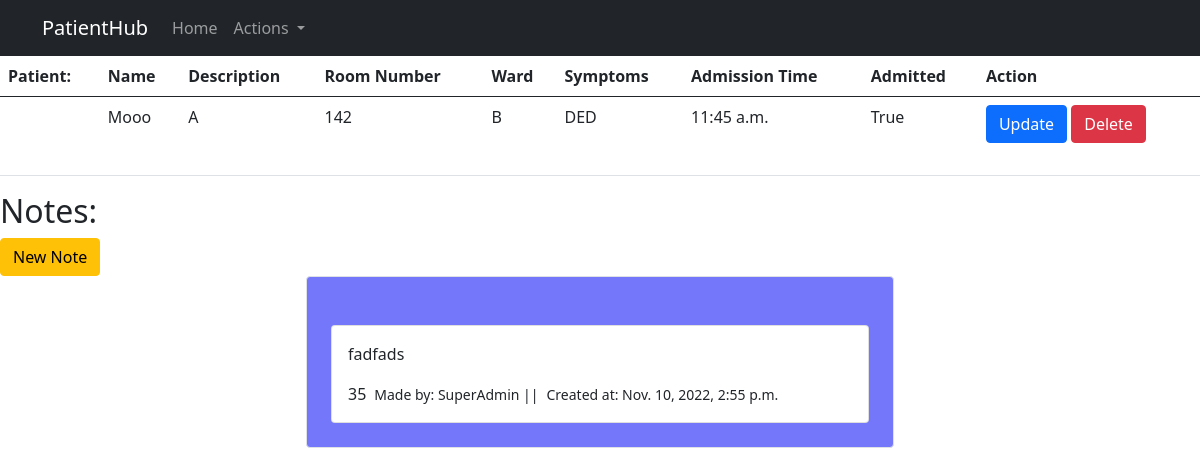
The app's page /staff/patients/11 with its own data.
### staff/models.py (models this page shows, shortened)
class Patient(models.Model):
    name = models.CharField(max_length=250)
    description = models.TextField()
    symptoms = models.CharField(max_length=300, null=True, blank=True)
    ward = models.CharField(max_length=30, null=True, blank=True)
    time = models.TimeField(max_length=30, null=True, blank=True)
    number = models.DecimalField(decimal_places=0, max_digits=999, default=1)
    level = models.CharField(max_length=30, null=True, blank=True)
    Admitted = models.BooleanField(default=False)
    None_Admitted = models.BooleanField(default=False)

class Note(models.Model):
    patient = models.ForeignKey(Patient, related_name="notes", on_delete=models.CASCADE)
    created_by = models.CharField(max_length=200)
    note = models.TextField()
    date_created = models.DateTimeField(auto_now_add=True)

### staff/views.py (the view)
# urls.py: path('patients/<int:pk>', PatientDetailView.as_view(), name='detailed'),
class PatientDetailView(DetailView):
    queryset = Patient.objects.all()
    template_name = "detail.html"

### templates/detail.html (shortened to what this page needs)
<!DOCTYPE html>
<html lang="en">
<head>
    {% include 'base/css.html' %}
</head>
<body>
{% include 'nav.html' %}
<table class="table">
  <thead class="thead-light">
    <tr>
         <th scope="col">Patient: {{ patient_count }}</th>
        <th scope="col">Name</th>
      <th scope="col">Description</th>
      <th scope="col">Room Number</th>
         <th scope="col">Ward</th>
        <th scope="col">Symptoms</th>
        <th scope="col">Admission Time</th>
        <th scope="col">Admitted</th>
          <th scope="col">Action</th>
    </tr>
  </thead>
  <tbody>
    <tr>
      <th scope="row"></th>
      <td>{{ object.name }}</td>
      <td>{{ object.description  }}</td>
      <td>{{ object.number }}</td>
    <td>{{ object.ward }}</td>
        <td>{{ object.symptoms }}</td>
    <td>{{ object.time }}</td>
        <td>{{patient.Admitted}}</td>
    <td>  <a href="{% url 'updatePatient' object.id %}" class="btn btn-primary m-1:"> Update </a>
    <a href="{% url 'deletePatient' object.id %}" class="btn btn-danger m-1:"> Delete </a> <br> <br>
    </td>
    </tr>
  </tbody>
</table>
</body>
{% include 'notes.html' %}
<br>
<br>
<br>
</html>

### templates/notes.html (shortened to what this page needs)
{% if not patient.notes.all %}
    <h2>No Notes Yet..... </h2>
      <a href="{% url 'add-note' object.id %}" class="btn btn-warning m-1:"> New Note </a>
{% else %}
          <h2>Notes:</h2>
      <a href="{% url 'add-note' object.id %}" class="btn btn-warning m-1:"> New Note </a>
{% for Note in patient.notes.all %}
<div class="row d-flex justify-content-center">
  <div class="col-md-8 col-lg-6">
    <div class="card shadow-0 border" style="background-color: #7577fa;">
      <div class="card-body p-4">
        <div class="card">
          <div class="card-body">
            <p>{{ Note.note }}</p>
            <div class="d-flex justify-content-between">
              <div class="d-flex flex-row align-items-center">
                  {{ Note.id }}
                <p class="small mb-0 ms-2">Made by: {{ Note.created_by }} || </p>
                  <br>
                  <p class="small mb-0 ms-2">Created at: {{ Note.date_created }}</p>
              </div>
              <div class="d-flex flex-row align-items-center">
              </div>
            </div>
          </div>
        </div>
      </div>
    </div>
  </div>
</div>
    <br>
    {% endfor %}
{% endif %}

### records on screen
Patient: name "Mooo", description "A", number "142", ward "B", symptoms "DED", time "11:45 a.m.", Admitted "True"
Note: note "fadfads", id "35", created_by "SuperAdmin", date_created "Nov. 10, 2022, 2:55 p.m."
